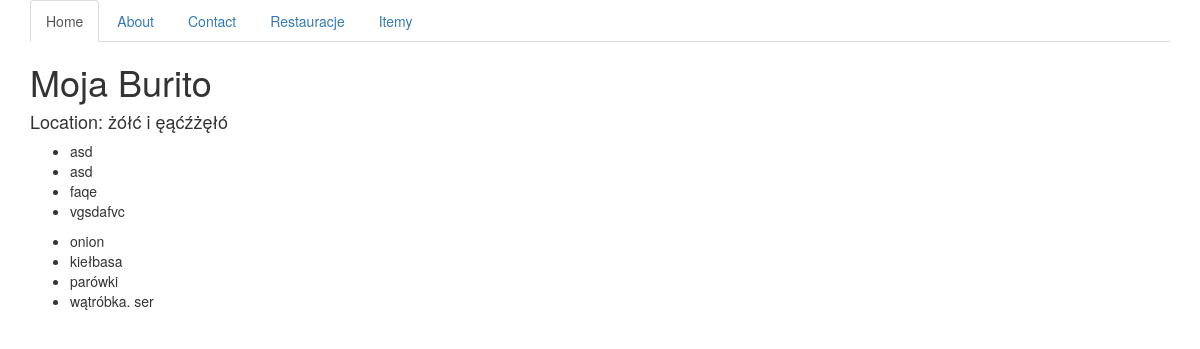
/items/2/ (signed in), run on an earlier commit of the app's database.
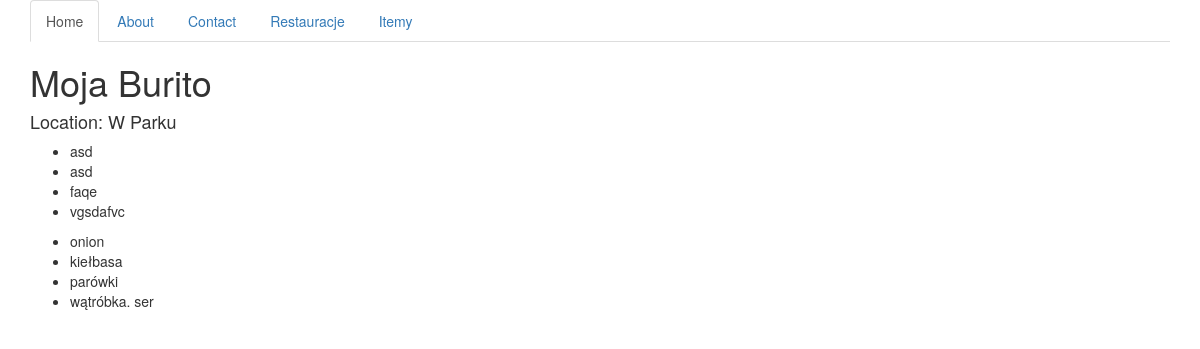
And on a later commit of the database.
### menus/models.py (models this page shows, shortened)
class Item(models.Model):
    user = models.ForeignKey(settings.AUTH_USER_MODEL)
    restaurant = models.ForeignKey(RestaurantLocation)
    name = models.CharField(max_length=120)
    contents =models.TextField(help_text='Separate each item by comma')
    excludes = models.TextField(blank=True, null=True, help_text='Separate each item by comma')
    public = models.BooleanField(default=True)
    timestamp = models.DateTimeField(auto_now_add=True)
    updated = models.DateTimeField(auto_now=True)
    class Meta:
        ordering = ['-updated', '-timestamp']
    def __str__(self):
        return self.name
    def get_contents(self):
        return self.contents.split(",")
    def get_excludes(self):
        return self.excludes.split(",")

### restaurants/models.py (models this page shows, shortened)
class RestaurantLocation(models.Model):
    owner = models.ForeignKey(User)
    name = models.CharField(max_length=120)
    location = models.CharField(max_length=120, null=True, blank=True)
    category = models.CharField(max_length=120, null=True, blank=True, validators=[validate_category])
    timestamp = models.DateTimeField(auto_now_add=True)
    updated = models.DateTimeField(auto_now=True)
    slug = models.SlugField(null=True, blank=True)

### menus/views.py (the view)
# urls.py: url(r'^(?P<pk>\d+)/$', ItemDetailView.as_view(), name='detail'),
class ItemDetailView(DetailView):
    def get_queryset(self):
        return Item.objects.filter(user=self.request.user)

### menus/templates/menus/item_detail.html (shortened to what this page needs)
{% extends 'base.html' %}
{% block content %}
    <h1>{{ object }}</h1>
    <h4>Location: {{ object.restaurant.name }}</h4>
        <ul>
            {% for ingrid in object.get_contents %}
                <li>
                    {{ ingrid }}
                </li>
            {% endfor %}
        </ul>
        <ul>
            {% for ingrid in object.get_excludes %}
                <li>
                    {{ ingrid }}
                </li>
            {% endfor %}
        </ul>
{% endblock %}

What changed in the data, as far as the page shows it:
changed Item "Moja Burito": restaurant.name "żółć i ęąćźżęłó" → "W Parku"
